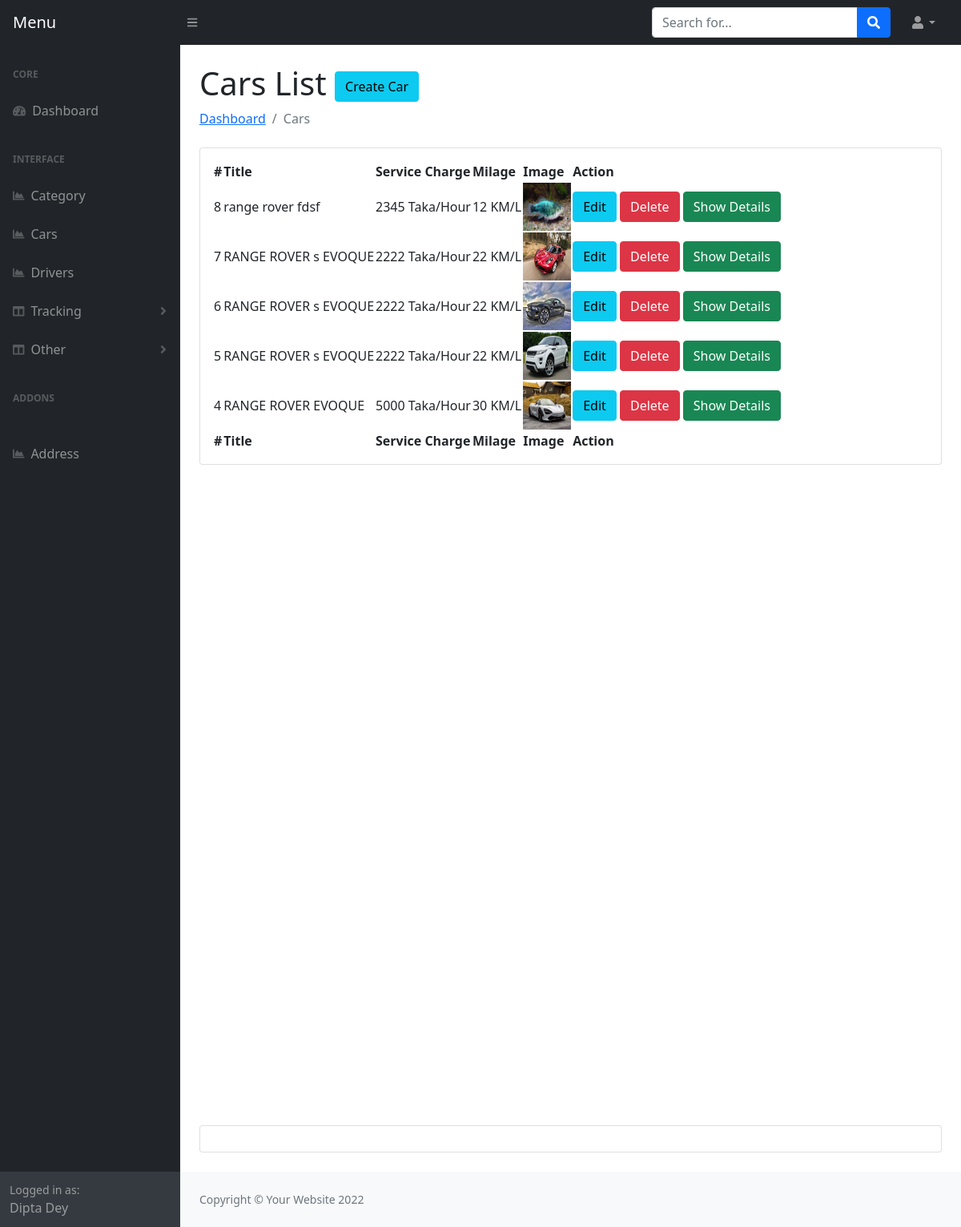
The app's page /admin/cars.php (signed in) with its own data.
### tables this page shows
CREATE TABLE `cars` (
  `id` int(11) NOT NULL,
  `cat_id` int(11) NOT NULL,
  `name` varchar(200) NOT NULL,
  `model` varchar(200) NOT NULL,
  `mileage` varchar(200) NOT NULL,
  `seats` int(11) NOT NULL,
  `fuel` varchar(200) NOT NULL,
  `service_charge` varchar(200) NOT NULL,
  `driver_food_charge` varchar(200) NOT NULL,
  `description` text NOT NULL,
  `image` varchar(155) NOT NULL,
  `transmission` varchar(155) NOT NULL DEFAULT 'Manual',
  `airconditions` tinytext NOT NULL,
  `child_seat` tinytext NOT NULL,
  `gps` tinyint(4) NOT NULL,
  `luggage` tinytext NOT NULL,
  `music` tinytext NOT NULL,
  `seat_belt` tinyint(4) NOT NULL,
  `sleeping_bed` tinyint(4) NOT NULL,
  `water` tinyint(4) NOT NULL,
  `bluetooth` tinyint(4) NOT NULL,
  `onboard_computer` tinyint(4) NOT NULL,
  `audio_input` tinyint(4) NOT NULL,
  `long_term_trips` tinyint(4) NOT NULL,
  `car_kit` tinyint(4) NOT NULL,
  `remote_central_locking` tinyint(4) NOT NULL,
  `climate_control` tinyint(4) NOT NULL,
  `flag` tinyint(4) NOT NULL,
  `created_at` timestamp NOT NULL DEFAULT current_timestamp()
);

### admin/cars.php (the view, shortened to what this page needs)
<?php include 'header.php'; ?>
                <main>
                    <div class="container-fluid px-4">
                        <h1 class="mt-4">Cars List <a class="btn btn-info" href="createcar.php">Create Car</a></h1>
                        <ol class="breadcrumb mb-4">
                            <li class="breadcrumb-item"><a href="index.php">Dashboard</a></li>
                            <li class="breadcrumb-item active">Cars</li>
                        </ol>
                        <div class="card mb-4">
                            <div class="card-body">
                                    <table id="datatablesSimple">
                                    <thead>
                                        <tr>
                                            <th>#</th>
                                            <th>Title</th>
                                            <th>Service Charge</th>
                                            <th>Milage</th>
                                            <th>Image</th>
                                            <th>Action</th>
                                        </tr>
                                    </thead>
                                    <tfoot>
                                        <tr>
                                            <th>#</th>
                                            <th>Title</th>
                                            <th>Service Charge</th>
                                            <th>Milage</th>
                                            <th>Image</th>
                                            <th>Action</th>
                                        </tr>
                                    </tfoot>
                                    <tbody>
                                        <?php
                                                 $query = "SELECT * FROM cars where flag=0 Order By id desc";
                                                 $result = $con->query($query);
                                                 if ($result->num_rows > 0) {
                                                     foreach ($result as $key => $value) {
                                        ?>
                                        <tr>
                                            <td><?php echo $value['id']; ?></td>
                                            <td><?php echo $value['name']." ".$value['model'] ?></td>
                                            <td><?php echo $value['service_charge']; ?> Taka/Hour</td>
                                            <td><?php echo $value['mileage']; ?> KM/L</td>
                                            <td><img style="height:60px;width: 60px;" src="../<?php echo $value['image']; ?>"></td>
                                            <td>
                                                <a href="editcar.php?editid=<?php echo $value['id']; ?>" class="btn btn-info">Edit</a>
                                                <a href="?delid=<?php echo $value['id']; ?>" class="btn btn-danger">Delete</a>
                                                <a target="_blank" href="../car-single.php?carid=<?php echo $value['id']; ?>" class="btn btn-success">Show Details</a>
                                            </td>
                                        </tr>
                                    <?php }} ?>
                                    </tbody>
                                </table>
                            </div>
                        </div>
                        <div style="height: 100vh"></div>
                        <div class="card mb-4"><div class="card-body"></div></div>
                    </div>
                </main>
 <?php include 'footer.php'; ?>

### records on screen
cars: id "8", name "range rover", model "fdsf", service_charge "2345", mileage "12", image (picture)
cars: id "7", name "RANGE ROVER s", model "EVOQUE", service_charge "2222", mileage "22", image (picture)
cars: id "6", name "RANGE ROVER s", model "EVOQUE", service_charge "2222", mileage "22", image (picture)
cars: id "5", name "RANGE ROVER s", model "EVOQUE", service_charge "2222", mileage "22", image (picture)
cars: id "4", name "RANGE ROVER", model "EVOQUE", service_charge "5000", mileage "30", image (picture)

### other values on screen
$_SESSION['name'] "Dipta Dey"
